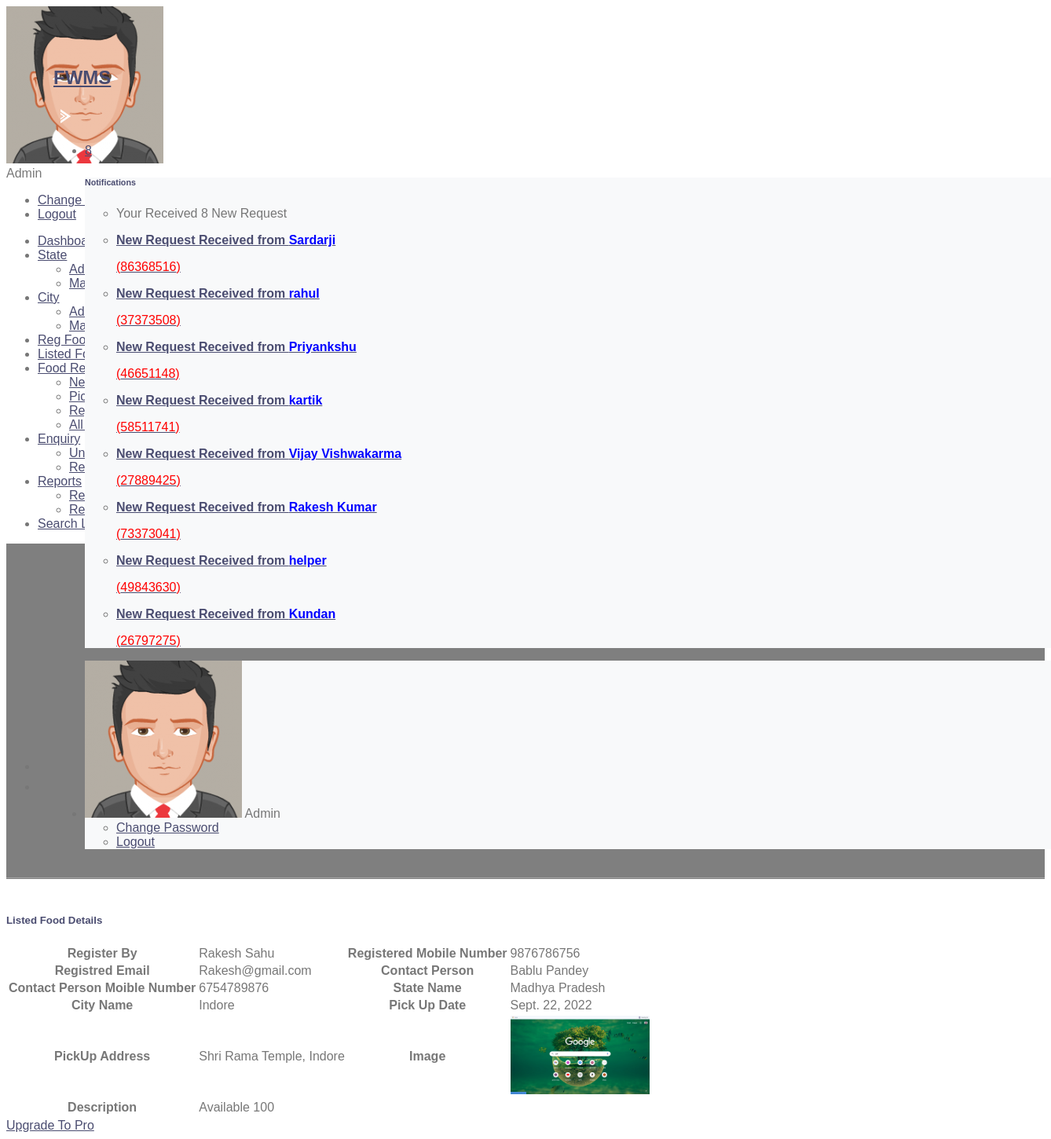
Page /foodDetails15 (signed in) on the committed database.
### foodwaste/models.py (models this page shows, shortened)
class Foodrequests(models.Model):
    food = models.ForeignKey(Food, on_delete=models.CASCADE, null=True)
    requestNumber = models.CharField(max_length=150, null=True)
    fullName = models.CharField(max_length=250, null=True)
    mobileNumber = models.CharField(max_length=15, null=True)
    message = models.CharField(max_length=350, null=True)
    requestDate = models.DateTimeField(auto_now_add=True)
    status = models.CharField(max_length=50, null=True) #tobc
    donorRemark = models.CharField(max_length=250, null=True)
    requestCompletionDate = models.DateField(null=True)

class Food(models.Model):
    donorid = models.ForeignKey(Donor, on_delete=models.CASCADE, null=True)
    foodId = models.CharField(max_length=150, null=True)
    FoodItems = models.CharField(max_length=250, null=True)
    city = models.ForeignKey(City, on_delete=models.CASCADE)
    Description = models.CharField(max_length=300, null=True)
    PickupDate = models.DateField(null=True)
    PickupAddress = models.CharField(max_length=250, null=True)
    ContactPerson = models.CharField(max_length=150, null=True)
    CPMobNumber = models.CharField(max_length=15, null=True)
    Image = models.FileField(null=True,blank=True)
    CreationDate = models.DateTimeField(auto_now_add=True)
    UpdationDate = models.DateField(null=True)

class Donor(models.Model):
    user = models.ForeignKey(User, on_delete=models.CASCADE, null=True)
    MobileNumber = models.CharField(max_length=100, null=True)
    RegDate = models.DateTimeField(auto_now_add=True)

class City(models.Model):
    state = models.ForeignKey(State, on_delete=models.CASCADE, null=True)
    CityName = models.CharField(max_length=100, null=True)
    CreationDate = models.DateTimeField(auto_now_add=True)

class State(models.Model):
    StateName = models.CharField(max_length=100, null=True)
    RegDate = models.DateTimeField(auto_now_add=True)

### foodwaste/views.py (the view)
# urls.py: path('foodDetails<int:pid>', foodDetails, name='foodDetails'),
def foodDetails(request,pid):
    if not request.user.is_authenticated:
        return redirect('admin_login')
    food = Food.objects.get(id=pid)
    return render(request, 'admin/foodDetails.html', locals())

### foodwaste/templatetags/custom_tag.py (called while the page is built)
@register.filter(name = 'notification')
def notification(obj):
    foodrequest  = Foodrequests.objects.filter(status=None)
    return foodrequest

@register.simple_tag()
def notificationcount(*args, **kwargs):
    foodrequestcount  = Foodrequests.objects.filter(status=None).count()
    return foodrequestcount

### foodwaste/templates/admin/foodDetails.html (shortened to what this page needs)
{% extends 'admin_base.html' %}
{% load static %}
{% block main %}
<section class="pcoded-main-container">
    <div class="pcoded-content">
        <div class="page-header">
            <div class="page-block">
                <div class="row align-items-center">
                    <div class="col-md-12">
                        <div class="page-header-title">
                            <h5 class="m-b-10">Listed Food Details</h5>
                        </div>
                        <ul class="breadcrumb">
                            <li class="breadcrumb-item"><a href="{% url 'dashboard' %}"></a></li>
                            <li class="breadcrumb-item"><a href="">Listed Food Details</a></li>
                        </ul>
                    </div>
                </div>
            </div>
        </div>
        <div class="row">
            <div class="col-md-12">
                <div class="card">
                    <div class="card-header">
                        <h5>Listed Food Details</h5>
                    </div>
                    <div class="card-body table-border-style">
                        <div class="table-responsive">
                            <table class="table">
                                <tr>
                                    <th>Register By</th>
                                    <td>{{food.donorid.user.first_name}} {{food.donorid.user.last_name}}</td>
                                    <th>Registered Mobile Number</th>
                                    <td>{{food.donorid.MobileNumber}}</td>
                                </tr>
                                <tr>
                                    <th>Registred Email</th>
                                    <td>{{food.donorid.user.username}}</td>
                                    <th>Contact Person</th>
                                    <td>{{food.ContactPerson}}</td>
                                </tr>
                                <tr>
                                    <th>Contact Person Moible Number</th>
                                    <td>{{food.CPMobNumber}}</td>
                                    <th>State Name</th>
                                    <td>{{food.city.state.StateName}}</td>
                                </tr>
                                <tr>
                                    <th>City Name</th>
                                    <td>{{food.city.CityName}}</td>
                                    <th>Pick Up Date</th>
                                    <td>{{food.PickupDate}}</td>
                                </tr>
                                <tr>
                                    <th>PickUp Address</th>
                                    <td>{{food.PickupAddress}}</td>
                                    <th>Image</th>
                                    <td><img src="{{food.Image.url}}" style="width: 100%; height: 100px;"></td>
                                </tr>
                                <tr>
                                    <th>Description</th>
                                    <td colspan="4">{{food.Description}}</td>
                                </tr>
                            </table>
                        </div>
                    </div>
                </div>
            </div>
        </div>
    </div>
</section>
{% endblock %}

### foodwaste/templates/admin_base.html (shortened to what this page needs)
{% load static %}
{% load custom_tag %}
<!DOCTYPE html>
<html lang="en">
<head>
    <link rel="stylesheet" href="{% static 'assets/css/style.css' %}">
</head>
<body class="">
<nav class="pcoded-navbar  ">
    <div class="navbar-wrapper  ">
        <div class="navbar-content scroll-div ">
            <div class="">
                <div class="main-menu-header">
                    <img class="img-radius" src="{% static 'assets/images/user/avatar-2.png' %}" alt="User-Profile-Image">
                    <div class="user-details">
                        <div id="more-details">Admin</div>
                    </div>
                </div>
                <div class="collapse" id="nav-user-link">
                    <ul class="list-unstyled">
                        <li class="list-group-item"><a href="{% url 'changePassword' %}">Change Password</a>
                        </li>
                        <li class="list-group-item"><a href="/logout">Logout</a></li>
                    </ul>
                </div>
            </div>
            <ul class="nav pcoded-inner-navbar ">
                <li class="nav-item">
                    <a href="{% url 'dashboard' %}" class="nav-link "><span class="pcoded-micon"></span><span
                            class="pcoded-mtext">Dashboard</span></a>
                </li>
                <li class="nav-item pcoded-hasmenu">
                    <a href="#" class="nav-link "><span class="pcoded-micon"></span><span
                            class="pcoded-mtext">State</span></a>
                    <ul class="pcoded-submenu">
                        <li><a href="{% url 'addState' %}">Add State</a></li>
                        <li><a href="{% url 'manageState' %}">Manage State</a></li>
                    </ul>
                </li>
                <li class="nav-item pcoded-hasmenu">
                    <a href="#" class="nav-link "><span class="pcoded-micon"></span><span
                            class="pcoded-mtext">City</span></a>
                    <ul class="pcoded-submenu">
                        <li><a href="{% url 'addCity' %}">Add City</a></li>
                        <li><a href="{% url 'manageCity' %}">Manage City</a></li>
                    </ul>
                </li>
                <li class="nav-item">
                    <a href="{% url 'regFoodDonor' %}" class="nav-link "><span class="pcoded-mtext">Reg Food Donor</span></a>
                </li>
                <li class="nav-item">
                    <a href="{% url 'listedFood' %}" class="nav-link "><span class="pcoded-mtext">Listed Food</span></a>
                </li>
                <li class="nav-item pcoded-hasmenu">
                    <a href="#" class="nav-link "><span class="pcoded-mtext">Food Request</span></a>
                    <ul class="pcoded-submenu">
                        <li><a href="{% url 'newRequest' %}">New Request</a></li>
                        <li><a href="{% url 'completeRequest' %}">Picked/Take Away/Completed</a></li>
                        <li><a href="{% url 'rejectRequest' %}">Rejected Request</a></li>
                        <li><a href="{% url 'allRequest' %}">All Request</a></li>
                    </ul>
                </li>
                <li class="nav-item pcoded-hasmenu">
                    <a href="#" class="nav-link "><span class="pcoded-micon"></span><span
                            class="pcoded-mtext">Enquiry</span></a>
                    <ul class="pcoded-submenu">
                        <li><a href="{% url 'unreadEnquiry' %}">Unread Enquiry</a></li>
                        <li><a href="{% url 'readEnquiry' %}">Read Enquiry</a></li>
                    </ul>
                </li>
                <li class="nav-item pcoded-hasmenu">
                    <a href="#" class="nav-link "><span class="pcoded-micon"></span><span
                            class="pcoded-mtext">Reports</span></a>
                    <ul class="pcoded-submenu">
                        <li><a href="{% url 'reportDonatedFood' %}">Report of Donated Food</a></li>
                        <li><a href="{% url 'reportregfoodDonor' %}">Report of Reg Food Donor</a></li>
                    </ul>
                </li>
                <li class="nav-item">
                    <a href="{% url 'searchFood' %}" class="nav-link "><span class="pcoded-mtext">Search Listed Food</span></a>
                </li>
            </ul>
        </div>
    </div>
</nav>
<header class="navbar pcoded-header navbar-expand-lg navbar-light header-dark">
    <div class="m-header">
        <a href="#!" class="b-brand">
            <h2>FWMS</h2>
            <img src="{% static 'assets/images/logo-icon.png' %}" alt="" class="logo-thumb">
        </a>
    </div>
    <div class="collapse navbar-collapse">
        <ul class="navbar-nav ml-auto">
            <li>
                <div class="dropdown">
                    <a class="dropdown-toggle" href="#" data-toggle="dropdown">
                        <span class="badge badge-pill badge-danger">{% notificationcount %}</span>
                    </a>
                    <div class="dropdown-menu dropdown-menu-right notification">
                        <div class="noti-head">
                            <h6 class="d-inline-block m-b-0">Notifications</h6>
                        </div>
                        <ul class="noti-body">
                            <li class="n-title">
                                <p class="m-b-0">Your Received {% notificationcount %} New Request</p>
                            </li>
                            {% for i in ""|notification %}
                            <li class="notification">
                                <a href="{% url 'newRequest' %}">
                                <div class="media">
                                    <div class="media-body">
                                        <p><strong>New Request Received from <span style="color: blue">{{i.fullName}}</span></strong></p>
                                        <p style="color: red;">({{i.requestNumber}})</p>
                                    </div>
                                </div> </a>
                            </li>
                            {% empty %}
                            <li style="text-align : center">No Records Found</li>
                            {% endfor %}
                        </ul>
                    </div>
                </div>
            </li>
            <li>
                <div class="dropdown drp-user">
                    <div class="dropdown-menu dropdown-menu-right profile-notification">
                        <div class="pro-head">
                            <img src="{% static 'assets/images/user/avatar-2.png' %}" class="img-radius" alt="User-Profile-Image">
                            <span>Admin</span>
                        </div>
                        <ul class="pro-body">
                            <li><a href="{% url 'changePassword' %}" class="dropdown-item"> Change Password</a></li>
                            <li><a href="/logout" class="dropdown-item"> Logout</a></li>
                        </ul>
                    </div>
                </div>
            </li>
        </ul>
    </div>
</header>
{% block main %}
{% endblock %}
</body>
</html>

### foodwaste/static/css/style.css (style rules this page uses)
body { color: #777777; font-weight: 500; background: #ffffff; font-family: 'Quicksand', sans-serif; }
h1, h2, h3, h4, h5, h6 { color: #4a4c70; }
a { color: #4a4c70; transition: .3s; }
.navbar { position: relative; transition: .5s; z-index: 999; }
.navbar .dropdown-menu { margin-top: 0; border: 0; border-radius: 0; background: #f8f9fa; }
@media (min-width: 992px) { .navbar { position: absolute; width: 100%; top: 45px; padding: 20px 60px; background: transparent !important; border-bottom: 1px solid rgba(255, 255, 255, .3); z-index: 9; } }
.page-header { position: relative; margin-bottom: 45px; padding: 210px 0 90px 0; text-align: center; background: linear-gradient(rgba(0, 0, 0, .5), rgba(0, 0, 0, .5)), url(../img/page-header.jpg); background-attachment: fixed; background-position: center; background-repeat: no-repeat; background-size: cover; }
.page-header a { position: relative; padding: 0 12px; font-size: 22px; color: #ffffff; }
.page-header a::after { position: absolute; content: "/"; width: 8px; height: 8px; top: -2px; right: -7px; text-align: center; color: #ffffff; }
.page-header a:last-child::after { display: none; }

### rows in the picture
Foodrequests: fullName "Sardarji", requestNumber "86368516"
Foodrequests: fullName "rahul", requestNumber "37373508"
Foodrequests: fullName "Priyankshu", requestNumber "46651148"
Foodrequests: fullName "kartik", requestNumber "58511741"
Foodrequests: fullName "Vijay Vishwakarma", requestNumber "27889425"
Foodrequests: fullName "Rakesh Kumar", requestNumber "73373041"
Foodrequests: fullName "helper", requestNumber "49843630"
Foodrequests: fullName "Kundan", requestNumber "26797275"
Food: donorid.user.first_name "Rakesh", donorid.user.last_name "Sahu", donorid.MobileNumber "9876786756", donorid.user.username "Rakesh@gmail.com", ContactPerson "Bablu Pandey", CPMobNumber "6754789876", city.state.StateName "Madhya Pradesh", city.CityName "Indore", PickupDate "Sept. 22, 2022", PickupAddress "Shri Rama Temple, Indore", Image (picture), Description "Available 100"
